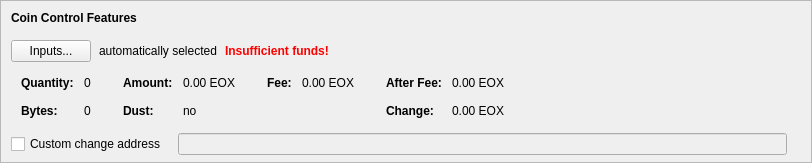
    <widget class="QFrame" name="frameCoinControl">
     <property name="sizePolicy">
      <sizepolicy hsizetype="Expanding" vsizetype="Expanding">
       <horstretch>0</horstretch>
       <verstretch>0</verstretch>
      </sizepolicy>
     </property>
     <property name="maximumSize">
      <size>
       <width>16777215</width>
       <height>16777215</height>
      </size>
     </property>
     <property name="frameShape">
      <enum>QFrame::StyledPanel</enum>
     </property>
     <property name="frameShadow">
      <enum>QFrame::Sunken</enum>
     </property>
     <layout class="QVBoxLayout" name="verticalLayoutCoinControl2">
      <property name="spacing">
       <number>0</number>
      </property>
      <property name="leftMargin">
       <number>0</number>
      </property>
      <property name="topMargin">
       <number>0</number>
      </property>
      <property name="rightMargin">
       <number>0</number>
      </property>
      <property name="bottomMargin">
       <number>6</number>
      </property>
      <item>
       <layout class="QVBoxLayout" name="verticalLayoutCoinControl" stretch="0,0,0,0,1">
        <property name="spacing">
         <number>0</number>
        </property>
        <property name="leftMargin">
         <number>10</number>
        </property>
        <property name="topMargin">
         <number>10</number>
        </property>
        <item>
         <layout class="QHBoxLayout" name="horizontalLayoutCoinControl1">
          <property name="bottomMargin">
           <number>15</number>
          </property>
          <item>
           <widget class="QLabel" name="labelCoinControlFeatures">
            <property name="sizePolicy">
             <sizepolicy hsizetype="Preferred" vsizetype="Maximum">
              <horstretch>0</horstretch>
              <verstretch>0</verstretch>
             </sizepolicy>
            </property>
            <property name="font">
             <font>
              <weight>75</weight>
              <bold>true</bold>
             </font>
            </property>
            <property name="styleSheet">
             <string notr="true">font-weight:bold;</string>
            </property>
            <property name="text">
             <string>Coin Control Features</string>
            </property>
           </widget>
          </item>
         </layout>
        </item>
        <item>
         <layout class="QHBoxLayout" name="horizontalLayoutCoinControl2" stretch="0,0,0,0">
          <property name="spacing">
           <number>8</number>
          </property>
          <property name="bottomMargin">
           <number>10</number>
          </property>
          <item>
           <widget class="QPushButton" name="pushButtonCoinControl">
            <property name="styleSheet">
             <string notr="true"/>
            </property>
            <property name="text">
             <string>Inputs...</string>
            </property>
            <property name="autoDefault">
             <bool>false</bool>
            </property>
           </widget>
          </item>
          <item>
           <widget class="QLabel" name="labelCoinControlAutomaticallySelected">
            <property name="text">
             <string>automatically selected</string>
            </property>
            <property name="margin">
             <number>5</number>
            </property>
           </widget>
          </item>
          <item>
           <widget class="QLabel" name="labelCoinControlInsuffFunds">
            <property name="font">
             <font>
              <weight>75</weight>
              <bold>true</bold>
             </font>
            </property>
            <property name="styleSheet">
             <string notr="true">color:red;font-weight:bold;</string>
            </property>
            <property name="text">
             <string>Insufficient funds!</string>
            </property>
            <property name="margin">
             <number>5</number>
            </property>
           </widget>
          </item>
          <item>
           <spacer name="horizontalSpacerCoinControl">
            <property name="orientation">
             <enum>Qt::Horizontal</enum>
            </property>
            <property name="sizeHint" stdset="0">
             <size>
              <width>40</width>
              <height>1</height>
             </size>
            </property>
           </spacer>
          </item>
         </layout>
        </item>
        <item>
         <widget class="QWidget" name="widgetCoinControl" native="true">
          <property name="sizePolicy">
           <sizepolicy hsizetype="Preferred" vsizetype="Preferred">
            <horstretch>0</horstretch>
            <verstretch>0</verstretch>
           </sizepolicy>
          </property>
          <property name="minimumSize">
           <size>
            <width>0</width>
            <height>0</height>
           </size>
          </property>
          <property name="styleSheet">
           <string notr="true"/>
          </property>
          <layout class="QHBoxLayout" name="horizontalLayoutCoinControl5">
           <property name="leftMargin">
            <number>0</number>
           </property>
           <property name="topMargin">
            <number>0</number>
           </property>
           <property name="rightMargin">
            <number>0</number>
           </property>
           <property name="bottomMargin">
            <number>0</number>
           </property>
           <item>
            <layout class="QHBoxLayout" name="horizontalLayoutCoinControl3" stretch="0,0,0,1">
             <property name="spacing">
              <number>20</number>
             </property>
             <property name="topMargin">
              <number>0</number>
             </property>
             <property name="bottomMargin">
              <number>10</number>
             </property>
             <item>
              <layout class="QFormLayout" name="formLayoutCoinControl1">
               <property name="horizontalSpacing">
                <number>10</number>
               </property>
               <property name="verticalSpacing">
                <number>14</number>
               </property>
               <property name="leftMargin">
                <number>10</number>
               </property>
               <property name="topMargin">
                <number>4</number>
               </property>
               <property name="rightMargin">
                <number>6</number>
               </property>
               <item row="0" column="0">
                <widget class="QLabel" name="labelCoinControlQuantityText">
                 <property name="font">
                  <font>
                   <weight>75</weight>
                   <bold>true</bold>
                  </font>
                 </property>
                 <property name="text">
                  <string>Quantity:</string>
                 </property>
                 <property name="margin">
                  <number>0</number>
                 </property>
                </widget>
               </item>
               <item row="0" column="1">
                <widget class="QLabel" name="labelCoinControlQuantity">
                 <property name="cursor">
                  <cursorShape>IBeamCursor</cursorShape>
                 </property>
                 <property name="contextMenuPolicy">
                  <enum>Qt::ActionsContextMenu</enum>
                 </property>
                 <property name="text">
                  <string notr="true">0</string>
                 </property>
                 <property name="margin">
                  <number>0</number>
                 </property>
                 <property name="textInteractionFlags">
                  <set>Qt::LinksAccessibleByMouse|Qt::TextSelectableByKeyboard|Qt::TextSelectableByMouse</set>
                 </property>
                </widget>
               </item>
               <item row="1" column="0">
                <widget class="QLabel" name="labelCoinControlBytesText">
                 <property name="font">
                  <font>
                   <weight>75</weight>
                   <bold>true</bold>
                  </font>
                 </property>
                 <property name="text">
                  <string>Bytes:</string>
                 </property>
                </widget>
               </item>
               <item row="1" column="1">
                <widget class="QLabel" name="labelCoinControlBytes">
                 <property name="cursor">
                  <cursorShape>IBeamCursor</cursorShape>
                 </property>
                 <property name="contextMenuPolicy">
                  <enum>Qt::ActionsContextMenu</enum>
                 </property>
                 <property name="text">
                  <string notr="true">0</string>
                 </property>
                 <property name="textInteractionFlags">
                  <set>Qt::LinksAccessibleByMouse|Qt::TextSelectableByKeyboard|Qt::TextSelectableByMouse</set>
                 </property>
                </widget>
               </item>
              </layout>
             </item>
             <item>
              <layout class="QFormLayout" name="formLayoutCoinControl2">
               <property name="horizontalSpacing">
                <number>10</number>
               </property>
               <property name="verticalSpacing">
                <number>14</number>
               </property>
               <property name="leftMargin">
                <number>6</number>
               </property>
               <property name="topMargin">
                <number>4</number>
               </property>
               <property name="rightMargin">
                <number>6</number>
               </property>
               <item row="0" column="0">
                <widget class="QLabel" name="labelCoinControlAmountText">
                 <property name="font">
                  <font>
                   <weight>75</weight>
                   <bold>true</bold>
                  </font>
                 </property>
                 <property name="text">
                  <string>Amount:</string>
                 </property>
                 <property name="margin">
                  <number>0</number>
                 </property>
                </widget>
               </item>
               <item row="0" column="1">
                <widget class="QLabel" name="labelCoinControlAmount">
                 <property name="cursor">
                  <cursorShape>IBeamCursor</cursorShape>
                 </property>
                 <property name="contextMenuPolicy">
                  <enum>Qt::ActionsContextMenu</enum>
                 </property>
                 <property name="text">
                  <string notr="true">0.00 EOX</string>
                 </property>
                 <property name="textInteractionFlags">
                  <set>Qt::LinksAccessibleByMouse|Qt::TextSelectableByKeyboard|Qt::TextSelectableByMouse</set>
                 </property>
                </widget>
               </item>
               <item row="1" column="0">
                <widget class="QLabel" name="labelCoinControlLowOutputText">
                 <property name="font">
                  <font>
                   <weight>75</weight>
                   <bold>true</bold>
                  </font>
                 </property>
                 <property name="text">
                  <string>Dust:</string>
                 </property>
                </widget>
               </item>
               <item row="1" column="1">
                <widget class="QLabel" name="labelCoinControlLowOutput">
                 <property name="cursor">
                  <cursorShape>IBeamCursor</cursorShape>
                 </property>
                 <property name="contextMenuPolicy">
                  <enum>Qt::ActionsContextMenu</enum>
                 </property>
                 <property name="text">
                  <string notr="true">no</string>
                 </property>
                 <property name="textInteractionFlags">
                  <set>Qt::LinksAccessibleByMouse|Qt::TextSelectableByKeyboard|Qt::TextSelectableByMouse</set>
                 </property>
                </widget>
               </item>
              </layout>
             </item>
             <item>
              <layout class="QFormLayout" name="formLayoutCoinControl3">
               <property name="horizontalSpacing">
                <number>10</number>
               </property>
               <property name="verticalSpacing">
                <number>14</number>
               </property>
               <property name="leftMargin">
                <number>6</number>
               </property>
               <property name="topMargin">
                <number>4</number>
               </property>
               <property name="rightMargin">
                <number>6</number>
               </property>
               <item row="0" column="0">
                <widget class="QLabel" name="labelCoinControlFeeText">
                 <property name="font">
                  <font>
                   <weight>75</weight>
                   <bold>true</bold>
                  </font>
                 </property>
                 <property name="text">
                  <string>Fee:</string>
                 </property>
                 <property name="margin">
                  <number>0</number>
                 </property>
                </widget>
               </item>
               <item row="0" column="1">
                <widget class="QLabel" name="labelCoinControlFee">
                 <property name="cursor">
                  <cursorShape>IBeamCursor</cursorShape>
                 </property>
                 <property name="contextMenuPolicy">
                  <enum>Qt::ActionsContextMenu</enum>
                 </property>
                 <property name="text">
                  <string notr="true">0.00 EOX</string>
                 </property>
                 <property name="textInteractionFlags">
                  <set>Qt::LinksAccessibleByMouse|Qt::TextSelectableByKeyboard|Qt::TextSelectableByMouse</set>
                 </property>
                </widget>
               </item>
              </layout>
             </item>
             <item>
              <layout class="QFormLayout" name="formLayoutCoinControl4">
               <property name="horizontalSpacing">
                <number>10</number>
               </property>
               <property name="verticalSpacing">
                <number>14</number>
               </property>
               <property name="leftMargin">
                <number>6</number>
               </property>
               <property name="topMargin">
                <number>4</number>
               </property>
               <property name="rightMargin">
                <number>6</number>
               </property>
               <item row="0" column="0">
                <widget class="QLabel" name="labelCoinControlAfterFeeText">
                 <property name="font">
                  <font>
                   <weight>75</weight>
                   <bold>true</bold>
                  </font>
                 </property>
                 <property name="text">
                  <string>After Fee:</string>
                 </property>
                 <property name="margin">
                  <number>0</number>
                 </property>
                </widget>
               </item>
               <item row="0" column="1">
                <widget class="QLabel" name="labelCoinControlAfterFee">
                 <property name="cursor">
                  <cursorShape>IBeamCursor</cursorShape>
                 </property>
                 <property name="contextMenuPolicy">
                  <enum>Qt::ActionsContextMenu</enum>
                 </property>
                 <property name="text">
                  <string notr="true">0.00 EOX</string>
                 </property>
                 <property name="textInteractionFlags">
                  <set>Qt::LinksAccessibleByMouse|Qt::TextSelectableByKeyboard|Qt::TextSelectableByMouse</set>
                 </property>
                </widget>
               </item>
               <item row="1" column="0">
                <widget class="QLabel" name="labelCoinControlChangeText">
                 <property name="font">
                  <font>
                   <weight>75</weight>
                   <bold>true</bold>
                  </font>
                 </property>
                 <property name="text">
                  <string>Change:</string>
                 </property>
                </widget>
               </item>
               <item row="1" column="1">
                <widget class="QLabel" name="labelCoinControlChange">
                 <property name="cursor">
                  <cursorShape>IBeamCursor</cursorShape>
                 </property>
                 <property name="contextMenuPolicy">
                  <enum>Qt::ActionsContextMenu</enum>
                 </property>
                 <property name="text">
                  <string notr="true">0.00 EOX</string>
                 </property>
                 <property name="textInteractionFlags">
                  <set>Qt::LinksAccessibleByMouse|Qt::TextSelectableByKeyboard|Qt::TextSelectableByMouse</set>
                 </property>
                </widget>
               </item>
              </layout>
             </item>
            </layout>
           </item>
          </layout>
         </widget>
        </item>
        <item>
         <layout class="QHBoxLayout" name="horizontalLayoutCoinControl4" stretch="0,0,0">
          <property name="spacing">
           <number>12</number>
          </property>
          <property name="sizeConstraint">
           <enum>QLayout::SetDefaultConstraint</enum>
          </property>
          <property name="topMargin">
           <number>5</number>
          </property>
          <property name="rightMargin">
           <number>5</number>
          </property>
          <item>
           <widget class="QCheckBox" name="checkBoxCoinControlChange">
            <property name="toolTip">
             <string>If this is activated, but the change address is empty or invalid, change will be sent to a newly generated address.</string>
            </property>
            <property name="text">
             <string>Custom change address</string>
            </property>
           </widget>
          </item>
          <item>
           <widget class="QValidatedLineEdit" name="lineEditCoinControlChange">
            <property name="enabled">
             <bool>false</bool>
            </property>
            <property name="sizePolicy">
             <sizepolicy hsizetype="Expanding" vsizetype="Fixed">
              <horstretch>0</horstretch>
              <verstretch>0</verstretch>
             </sizepolicy>
            </property>
           </widget>
          </item>
          <item>
           <widget class="QLabel" name="labelCoinControlChangeLabel">
            <property name="sizePolicy">
             <sizepolicy hsizetype="Preferred" vsizetype="Expanding">
              <horstretch>0</horstretch>
              <verstretch>0</verstretch>
             </sizepolicy>
            </property>
            <property name="minimumSize">
             <size>
              <width>0</width>
              <height>0</height>
             </size>
            </property>
            <property name="text">
             <string/>
            </property>
            <property name="margin">
             <number>3</number>
            </property>
           </widget>
          </item>
         </layout>
        </item>
        <item>
         <spacer name="verticalSpacerCoinControl">
          <property name="orientation">
           <enum>Qt::Vertical</enum>
          </property>
          <property name="sizeHint" stdset="0">
           <size>
            <width>800</width>
            <height>1</height>
           </size>
          </property>
         </spacer>
        </item>
       </layout>
      </item>
     </layout>
    </widget>
